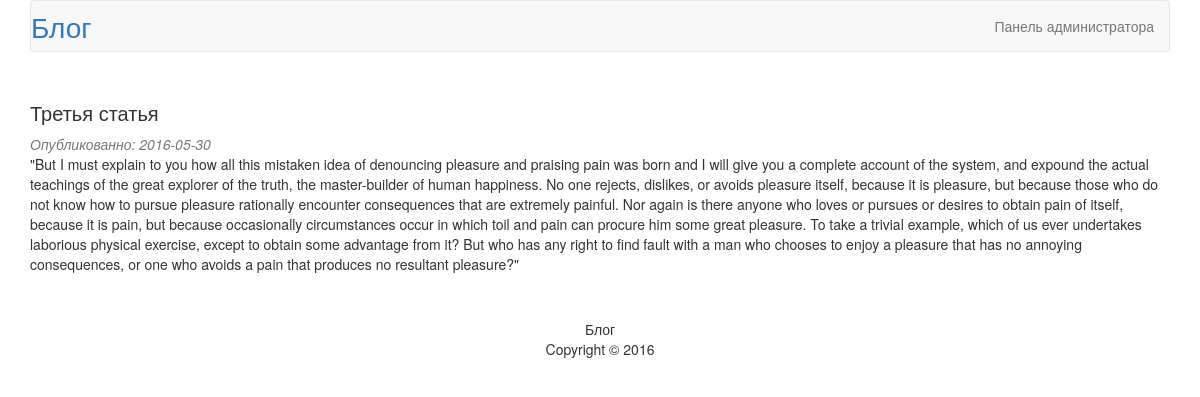
Before: /article.php?id=3 with the older database file.
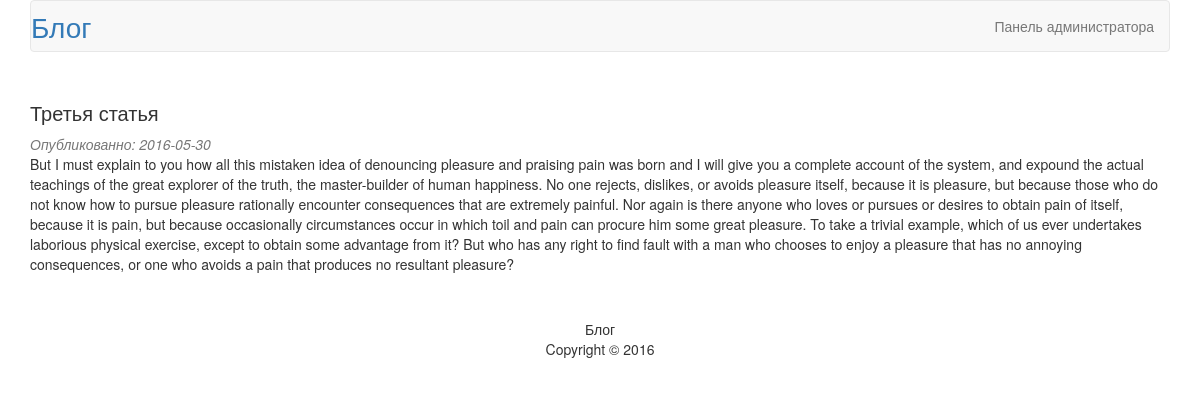
After: the same page with the newer database file.
### tables this page shows
CREATE TABLE `articles` (
  `id` int(11) NOT NULL,
  `title` varchar(255) NOT NULL,
  `content` text NOT NULL,
  `date` date NOT NULL
);

### article.php (called while the page is built)
<?php
    require_once("database.php");
    require_once("models/articles.php");
    $link = db_connect();
    $article = article_get($link, $_GET['id']);
    include("views/article.php");
?>

### models/articles.php (called while the page is built, shortened)
<?php
    function article_get($link, $id_article){
        $query = sprintf("SELECT * FROM articles WHERE id=%d", (int)$id_article);
        $result = mysqli_query($link, $query);
        $article = mysqli_fetch_assoc($result);
        return $article;
    }
?>

### views/article.php (the view, shortened to what this page needs)
<!DOCTYPE html>
<hmtl>
    <head>
        <link rel="stylesheet" href="style.css">
        <link rel="stylesheet" href="https://maxcdn.bootstrapcdn.com/bootstrap/3.3.6/css/bootstrap.min.css">
    </head>
    <body>
        <div class="container">
            <nav class="navbar navbar-default">
                <div class="container-fluid">
                    <div class="navbar-header">
                        <a id="blog" class="navbar-brand" href="index.php">Блог</a>
                    </div>
                    <ul class="nav navbar-nav navbar-right">
                        <li><a href="admin">Панель администратора</a></li>
                    </ul>
                </div>
            </nav>
            <div class="article">
                <h3><?=$article['title']?></h3>
                <em>Опубликованно: <?=$article['date']?></em>
                <p><?=$article['content']?></p>
            </div>
            <footer>
                <p>
                    Блог<br>Copyright &copy; 2016
                </p>
            </footer>
        </div>
    </body>
</hmtl>

Changed rows visible on the page:
changed articles "Третья статья": content "\"But I must explain to you how all this mistaken idea of denouncing pleasure and praising pain was born and I will give you a complete account of the system, and expound the actual teachings of the great explorer of the truth, the master-builder of human happiness. No one rejects, dislikes, or avoids pleasure itself, because it is pleasure, but because those who do not know how to pursue pleasure rationally encounter consequences that are extremely painful. Nor again is there anyone who loves or pursues or desires to obtain pain of itself, because it is pain, but because occasionally circumstances occur in which toil and pain can procure him some great pleasure. To take a trivial example,…" → "But I must explain to you how all this mistaken idea of denouncing pleasure and praising pain was born and I will give you a complete account of the system, and expound the actual teachings of the great explorer of the truth, the master-builder of human happiness. No one rejects, dislikes, or avoids pleasure itself, because it is pleasure, but because those who do not know how to pursue pleasure rationally encounter consequences that are extremely painful. Nor again is there anyone who loves or pursues or desires to obtain pain of itself, because it is pain, but because occasionally circumstances occur in which toil and pain can procure him some great pleasure. To take a trivial example,…"
